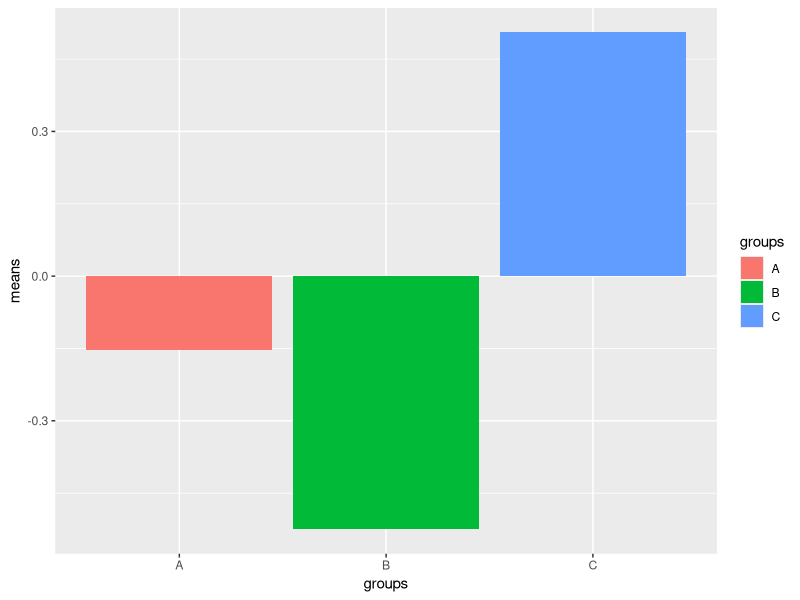
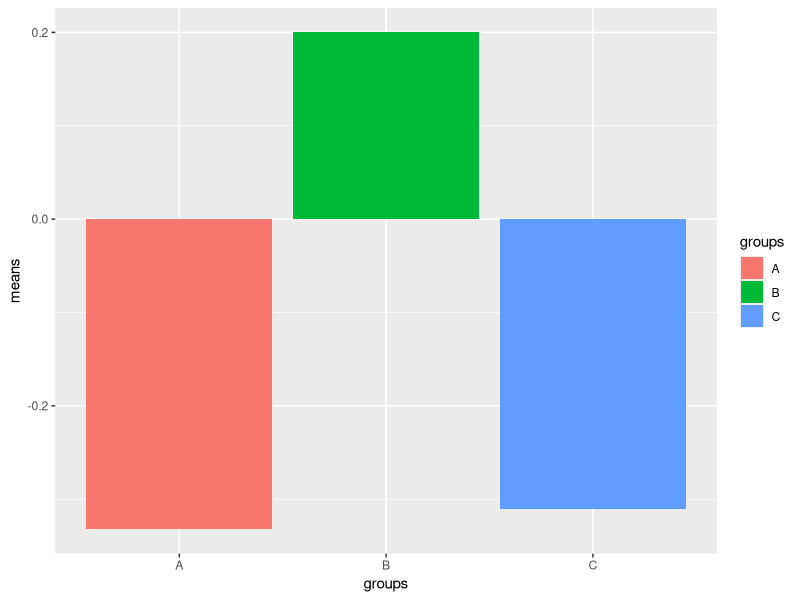
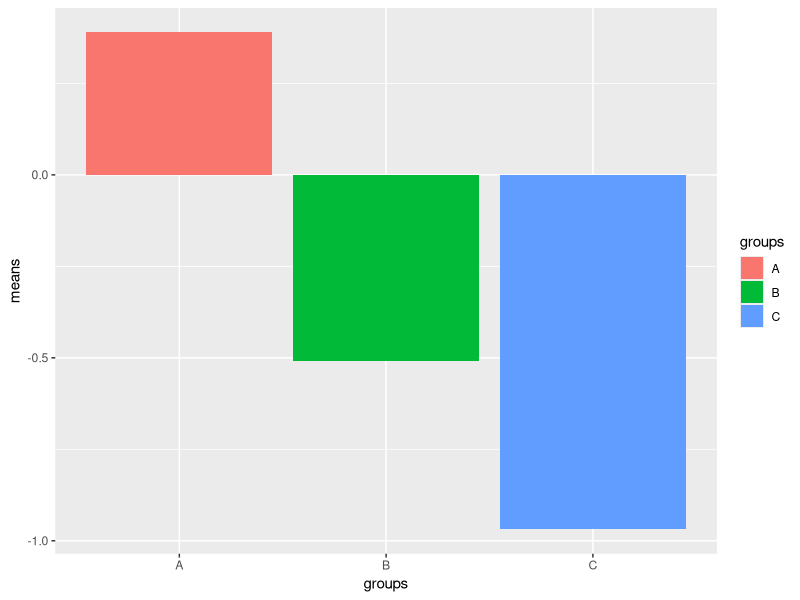
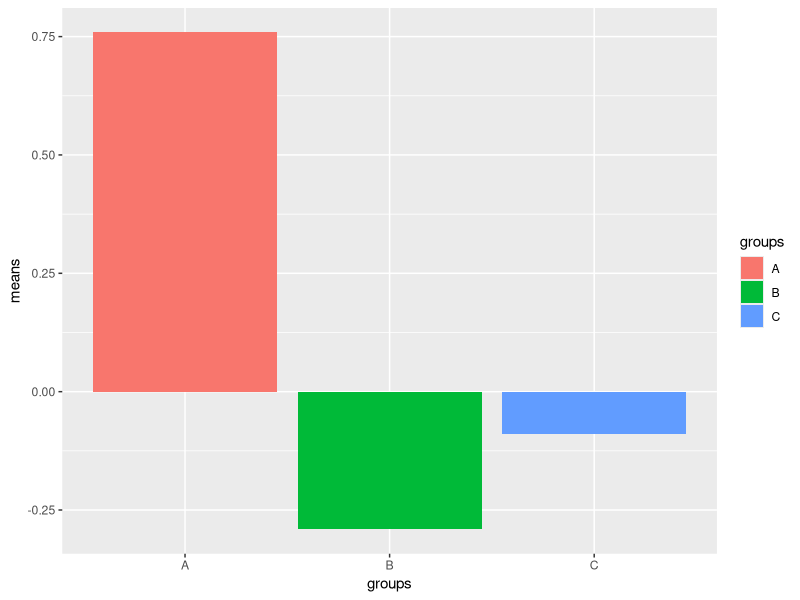
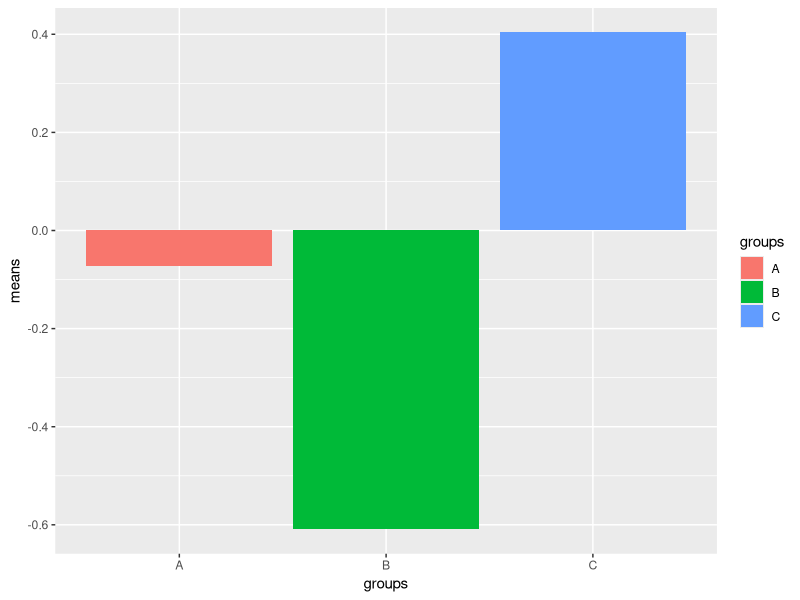
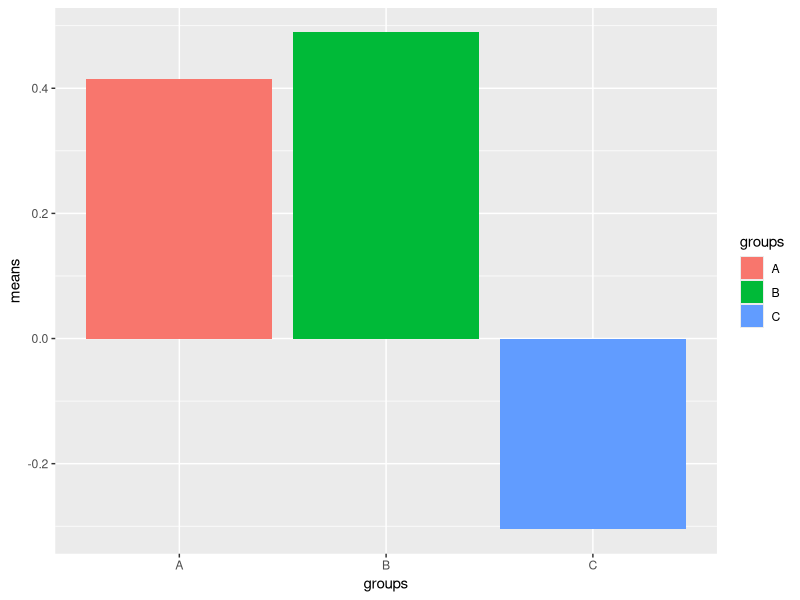
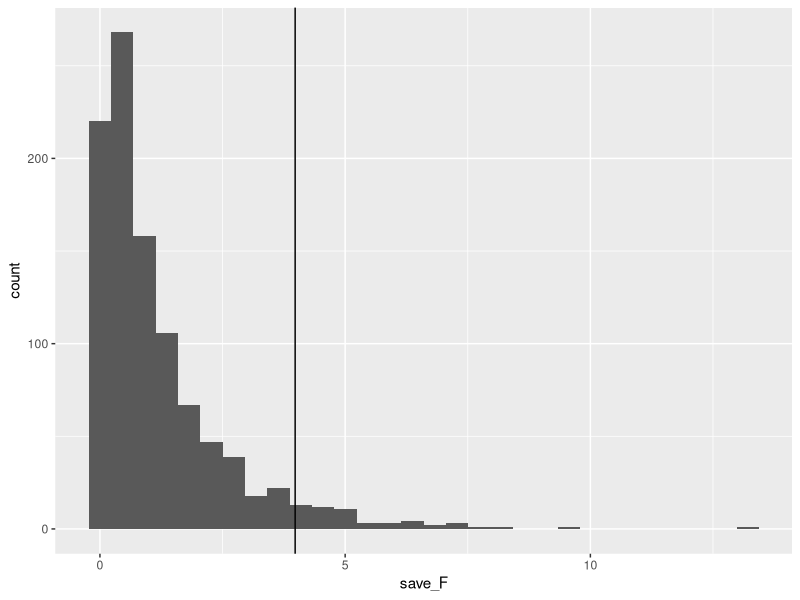

Write the R code that produced these figures, in order.
## ---- chunk 1
knitr::opts_chunk$set(echo = TRUE, warning=FALSE,message=FALSE)
## ---- chunk 2
A <- rnorm(n=5,mean=0,sd=1)
B <- rnorm(n=5,mean=0,sd=1)
C <- rnorm(n=5,mean=0,sd=1)
DV <- c(A,B,C)
groups <- rep(c("A","B","C"), each=5)
df <- data.frame(groups,DV)

knitr::kable(df)
## ---- chunk 3
library(ggplot2)
library(dplyr)

plot_df <- df %>%
            group_by(groups) %>%
            summarise(means=mean(DV))
ggplot(plot_df, aes(x=groups, y=means, fill=groups))+
  geom_bar(stat="identity")

summary(aov(DV~groups,df))
## ---- chunk 4

for(i in 1:5){
  
A <- rnorm(n=5,mean=0,sd=1)
B <- rnorm(n=5,mean=0,sd=1)
C <- rnorm(n=5,mean=0,sd=1)
DV <- c(A,B,C)
groups <- rep(c("A","B","C"), each=5)
df <- data.frame(groups,DV)

plot_df <- df %>%
            group_by(groups) %>%
            summarise(means=mean(DV))

print(ggplot(plot_df, aes(x=groups, y=means, fill=groups))+
  geom_bar(stat="identity"))

print(summary(aov(DV~groups,df)))

}

## ---- chunk 5
save_F<-c()
for(i in 1:1000){
A <- rnorm(n=5,mean=0,sd=1)
B <- rnorm(n=5,mean=0,sd=1)
C <- rnorm(n=5,mean=0,sd=1)
DV <- c(A,B,C)
groups <- rep(c("A","B","C"), each=5)
df <- data.frame(groups,DV)

aov_sum <- summary(aov(DV~groups,df))
save_F[i]<-aov_sum[[1]]$`F value`[1]
}

## ---- chunk 6
plot_df <- data.frame(sims=1:1000,
                      save_F)

critical_f<-sort(save_F)[950]

ggplot(plot_df, aes(x=save_F))+
  geom_histogram()+
  geom_vline(xintercept=critical_f)
print(critical_f)
